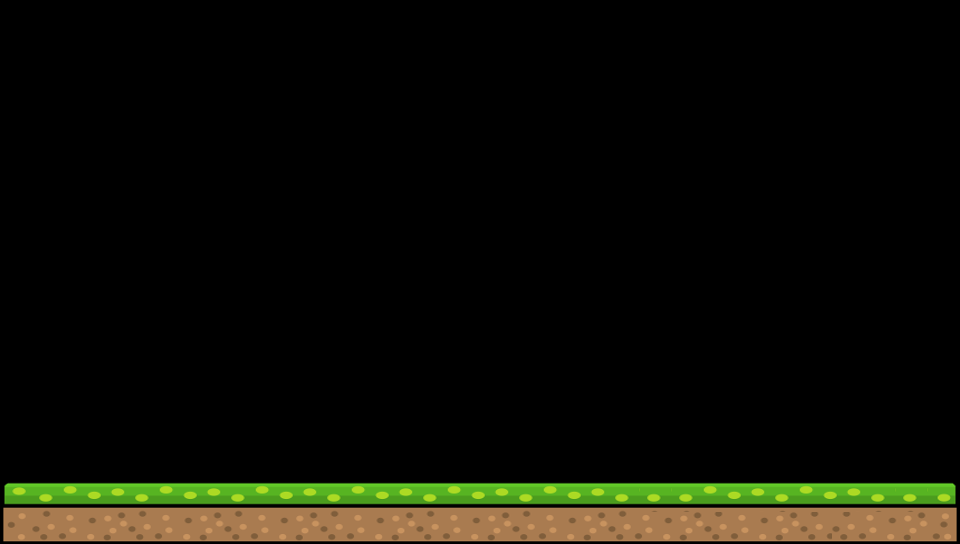

This is a level from a 2D game, rendered from its Tiled map with the project's own tilesets. A one-line summary and the map file follow, with tile-layer data summarised:
An orthogonal 30x17 tile map with 32x32 px tiles, 1 tile layer (Ground) and 6 objects.

<map version="1.0" orientation="orthogonal" renderorder="right-down" width="30" height="17" tilewidth="32" tileheight="32" nextobjectid="57">
 <tileset firstgid="1" name="floor" tilewidth="32" tileheight="32">
  <image source="floor.png" width="160" height="64" />
 </tileset>
 <imagelayer name="Background">
  <image source="bg.png" />
 </imagelayer>
 <layer name="Ground" width="30" height="17">
  <data>[510 cells, 60 non-empty, 10 distinct tile ids]</data>
 </layer>
 <objectgroup name="Physics_Floor">
  <object id="15" x="-6" y="480" width="960" height="64" />
 </objectgroup>
 <objectgroup name="Physics_Buildings">
  <object id="4" x="513" y="352" width="32" height="128" />
  <object id="5" x="478" y="320" width="128" height="32" />
  <object id="6" x="606" y="320" width="128" height="32" />
  <object id="7" x="674" y="352" width="32" height="128" />
 </objectgroup>
 <objectgroup name="Physics_Birds">
  <object id="14" x="563" y="384" width="96" height="96">
   <ellipse />
  </object>
 </objectgroup>
</map>